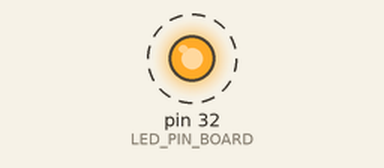
Simulated run of this program. Board: Jetson Nano (header pin numbers). Parts: output pins drawn as LEDs (lit = HIGH). Dashed ring = blinking. What the program prints to the terminal is not drawn.

Above: at 0.5 s.
Timing chart, 0 to 4.6 s (numbered marks = the images above):
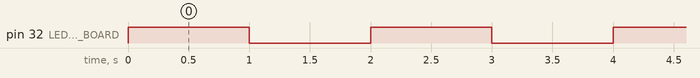

Measured:
- by itself, pin 32 (LED_PIN_BOARD): alternates HIGH for 1.0 s and LOW for 1.0 s

The program:

LED.py
```python
"""
Jetson Nano LED blink test
Usage:
    python3 led_test.py [period_seconds]

Default period is 1 s ON, 1 s OFF (i.e., period = 1.0).
"""

import Jetson.GPIO as GPIO
import time
import sys
import signal

# ---------- Configuration ----------
LED_PIN_BOARD = 32      # Physical pin number (GPIO12)
DEFAULT_PERIOD = 1.0    # Seconds
# -----------------------------------

def cleanup(signum=None, frame=None):
    """Return GPIO lines to a safe state and exit."""
    GPIO.output(LED_PIN_BOARD, GPIO.LOW)
    GPIO.cleanup()
    print("\nGPIO cleaned up. Bye!")
    sys.exit(0)

def main():
    # Parse optional period argument
    try:
        period = float(sys.argv[1]) if len(sys.argv) > 1 else DEFAULT_PERIOD
        if period <= 0:
            raise ValueError
    except (ValueError, IndexError):
        print("Invalid period; using default:", DEFAULT_PERIOD)
        period = DEFAULT_PERIOD

    # Register Ctrl‑C handler
    signal.signal(signal.SIGINT, cleanup)

    # Set up the GPIO pin
    GPIO.setmode(GPIO.BOARD)          # Use physical pin numbering
    GPIO.setup(LED_PIN_BOARD, GPIO.OUT, initial=GPIO.LOW)

    print(f"Blinking LED on pin {LED_PIN_BOARD} every {period}s "
          "(Ctrl‑C to stop)")
    try:
        while True:
            GPIO.output(LED_PIN_BOARD, GPIO.HIGH)
            time.sleep(period)
            GPIO.output(LED_PIN_BOARD, GPIO.LOW)
            time.sleep(period)
    except KeyboardInterrupt:
        pass
    finally:
        cleanup()

if __name__ == "__main__":
    main()


'''


import Jetson.GPIO as GPIO
import time

# Use BCM numbering
GPIO.setmode(GPIO.BOARD)  # or GPIO.BCM if using GPIO numbers directly

led_pin = 12  # Physical Pin 12 = GPIO18

# Set up pin as output
GPIO.setup(led_pin, GPIO.OUT)

# Blink LED
print("Blinking LED... Press Ctrl+C to stop.")
try:
    while True:
        GPIO.output(led_pin, GPIO.HIGH)  # LED ON
        time.sleep(1)
        GPIO.output(led_pin, GPIO.LOW)   # LED OFF
        time.sleep(1)
except KeyboardInterrupt:
    print("Stopping...")
finally:
    GPIO.cleanup()  # Reset GPIO state

'''
```
